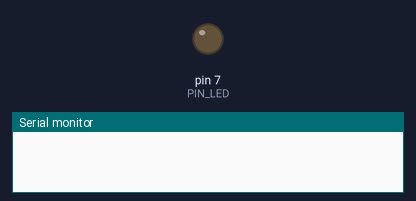
Bench run of a sketch on a simulated Arduino Uno, built with avr-gcc and run on an emulated ATmega328P. Shown: output pins drawn as LEDs (lit = HIGH), the last lines printed to the serial monitor. Dashed ring = blinking. At 2.0 s the program stops and its outputs stay as they are.

Above: at 0.5 s.
At 1.85 s:
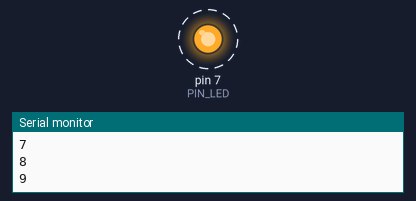
Timing chart, 0 to 3.0 s (numbered marks = the images above):
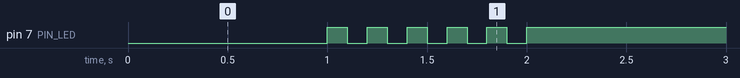

Measured:
- by itself, pin 7 (PIN_LED): alternates HIGH for 0.10 s and LOW for 0.10 s, 11 changes in all, then stays HIGH

The sketch:

05_practice_2.ino
```cpp
#define PIN_LED 7

void setup() {
  // put your setup code here, to run once:
  pinMode(PIN_LED,OUTPUT);
  Serial.begin(115200);
  while (!Serial) {
    Serial.println("Hello World!");
  }

    int count = 0;
    bool toggle = 0;
    digitalWrite(PIN_LED, toggle);
    delay(1000);

    while (count<10) {
      toggle = !toggle;
      digitalWrite(PIN_LED, toggle);
      Serial.println(++count);
      delay(100);
    }

    while (1) {
      digitalWrite(PIN_LED, 1);
    }

}

void loop() {
  // put your main code here, to run repeatedly:

}
```
